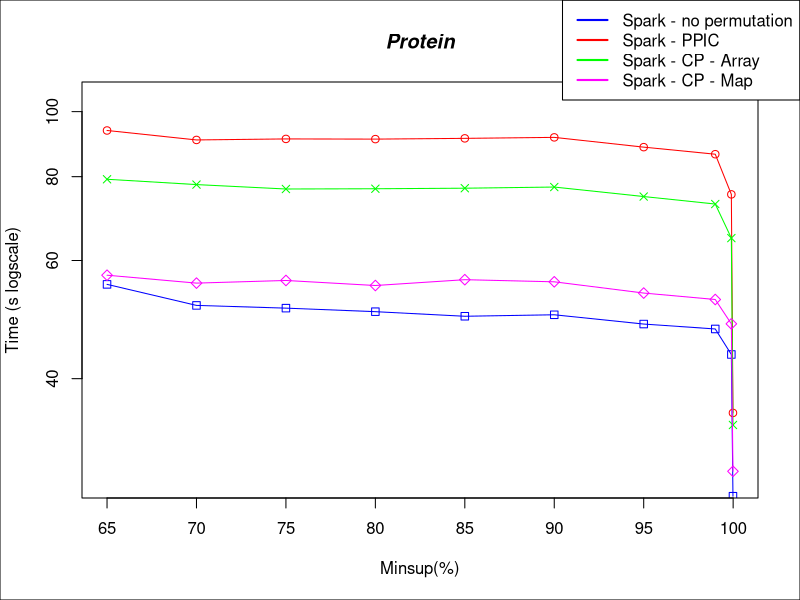

Here is the R script that generated this plot:


#DATA
x <- c(0.65, 0.7, 0.75, 0.8, 0.85, 0.9, 0.95, 0.99, 0.999, 0.9999)*100

sparkNP <- c(55278, 51430, 50950, 50336, 49549, 49803, 48242, 47436, 43457, 26721)/1000
sparkPPIC <-  c(93732, 90741, 91059, 90999, 91235, 91545, 88524, 86405, 75279, 35563)/1000
sparkCP <- c(79285, 77851, 76683, 76749, 76892, 77198, 74721, 72824, 64796, 34120)/1000
sparkCPMap <- c(57044, 55519, 56025, 55063, 56175, 55768, 53655, 52482, 48276, 29105)/1000

#PLOT
plot(x,sparkNP, log = "y", type="o", pch=0, xlab="Minsup(%)", ylab="Time (s logscale)", col="blue", ylim=c(28, 105))
lines(x,sparkPPIC, col="red", type="o", pch=1)
lines(x,sparkCP, col="green", type="o", pch=4)
lines(x,sparkCPMap, col="magenta", type="o", pch=5)

title(main="Protein", font.main=4)

par(fig = c(0, 1, 0, 1), oma = c(0, 0, 0, 0), mar = c(0, 0, 0, 0), new = TRUE)
plot(0, 0, type = "n", bty = "n", xaxt = "n", yaxt = "n")

#Pretty up
legend("topright", legend=c("Spark - no permutation", "Spark - PPIC", "Spark - CP - Array", "Spark - CP - Map"), lty=c(1,1),lwd=c(2,2), col=c("blue","red", "green", "magenta"))
box()